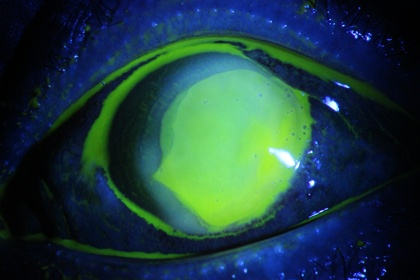
%> input picture pic/Input_sample.jpg, 420 x 280 px, shrunk from 2592 x 1728 before the run
$ octave EMAlgo.m   (GNU Octave 9; MATLAB toolbox functions it lacks are replaced by stand-ins)
%> lines starting %> are read from the running program, lines starting %| are printed output that depends on the picture
% function EMAlgo(K, epsilon, X)
fig = double(imread('./pic/Input_sample.jpg'));%读取图片
c1 = fig(:,:,1);
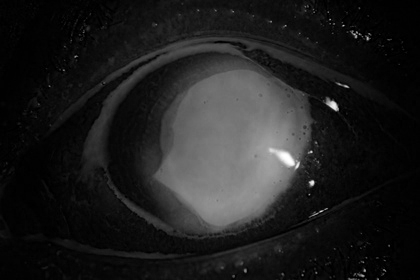
%> c1: size 280x420 double; min 0, max 255, mean 31
c2 = fig(:,:,2);
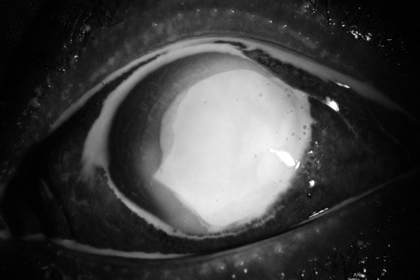
%> c2: size 280x420 double; min 0, max 255, mean 62.5
c3 = fig(:,:,3);
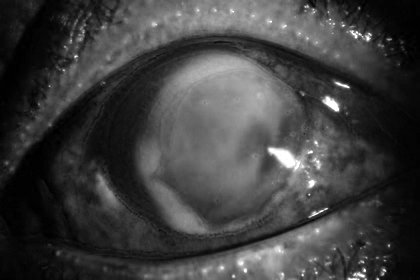
%> c3: size 280x420 double; min 0, max 255, mean 63
X = [c1(:),c2(:),c3(:)]; %X变量中，每一行是一个像素
K =2;
epsilon = 1e-5;

% 以下代码根据Automatic Corneal Ulcer Segmentation Combining Gaussian Mixture
% Modeling and Otsu Method中的伪代码改写

% Initialization
[N, dim] = size(X);% N个dim维度的像素
%> N = 117600; dim = 3
t = 0; %迭代次数

% tau, mu,sigma为待估计的参数，这里我用了多维矩阵存储，相比struct,cell要节省资源
tau = 1/K * ones(1,K);% Mixing coefficient
mu = randi(255,dim,K) .* ones(dim, K);% 初始化mu
sigma = zeros(dim, dim, K);
for i = 1:K
    sigma(:,:,i) = 100 * eye(dim,dim);%初始化sigma
end

rnk = 0.5 * ones(N, K); %初始化后验概率（posterior probability）
% 多变量高斯函数,这里用了一个内联函数
guass_fun = @(x, mu, sigma) exp(-1/2 * (x-mu).*(inv(sigma)*(x-mu)')')/sqrt((2*pi)^size(x,2)*det(sigma));
%当前对数似然函数值，LogLikelihood函数定义在文档最下面
llh = LogLikelihood(X, tau, mu, sigma, guass_fun);
%> in LogLikelihood, `result = sum(log(p));`: result = [-3607978.9 -2450278.8]
%> llh = [-3607978.9 -2450278.8]

while true
    t = t + 1;
    % E step
    for class = 1:K
        rnk(:, class) = sum(guass_fun(X, mu(:, class)', sigma(:, :, class)),2);
    end
    rnk = (rnk.*tau)./sum(rnk.*tau, 2);


    % M step
    for class = 1:K
        mu(:,class) = (sum(rnk(:, class).*X, 1)./sum(rnk(:, class)))';
        zeroMean = (X-mu(:,class)');
        sigma(:,:,class) = (zeroMean' * (zeroMean .* rnk(:,class)))./sum(rnk(:,class));
    end
    tau = sum(rnk)./N;

    % 打印结果
    disp(['+++++++++++ iteration ',num2str(t),'++++++++++++'])
    disp(['tau: ', num2str(tau)])
    disp('mu: ')
    disp(num2str(mu))
    disp('sigma: ')
    disp(num2str(sigma))

    % 退出循环条件
    llh_new = LogLikelihood(X, tau, mu, sigma, guass_fun);
    if (llh_new - llh)<=epsilon %当似然函数不再有提升时，退出
        break;
    end
    llh = llh_new;

    if(t>100)% 或者当迭代次数超过上限时，退出
        break
    end

end
%> this loop made 101 passes
%> (tau, llh_new, llh) on passes 2 to 13: ([0.327 0.673], [Inf -1402522.3], [Inf -1402522.3]), ([NaN 0.172], [NaN Inf], [NaN Inf]), ([NaN NaN], [NaN NaN], [NaN NaN]), ([NaN NaN], [NaN NaN], [NaN NaN]), ([NaN NaN], [NaN NaN], [NaN NaN]), ([NaN NaN], [NaN NaN], [NaN NaN]), ([NaN NaN], [NaN NaN], [NaN NaN]), ([NaN NaN], [NaN NaN], [NaN NaN]), ([NaN NaN], [NaN NaN], [NaN NaN]), ([NaN NaN], [NaN NaN], [NaN NaN]), ([NaN NaN], [NaN NaN], [NaN NaN]), ([NaN NaN], [NaN NaN], [NaN NaN])
%> (tau, llh) on pass 1: ([0.224 0.776], [-1443547 -1192004.6])
%> (printed output is left out)
%> after the loop, mu = [NaN NaN; NaN NaN; NaN NaN]; t = 101

% TODO: 测试分割效果

% end

%% 最大似然函数
function result = LogLikelihood(X, tau, mu, sigma, fcnHandle)
% 该函数用来计算log-likelihood given in Eq. (4)。
% 传入的fcnHandle是多变量高斯函数
    k = length(tau);% 有多少类
    [n, ~] = size(X);
    p = zeros(n, k);% 每一个像素点的概率
    for j = 1:k
        p(:,j) = sum(tau(j) * fcnHandle(X, mu(:,j)', sigma(:,:,j)), 2);
    end
    result = sum(log(p));
end

$ run again, with pic/077.jpg copied over pic/Input_sample.jpg
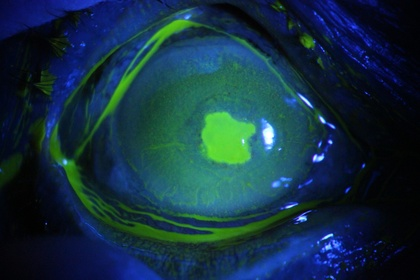
%> input picture pic/077.jpg, 420 x 280 px, shrunk from 2592 x 1728 before the run
%> `c2 = fig(:,:,2);`:
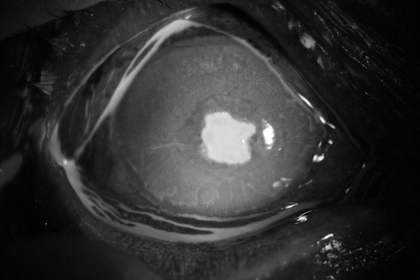
%> c2: size 280x420 double; min 0, max 255, mean 48.8
%> `c3 = fig(:,:,3);`:
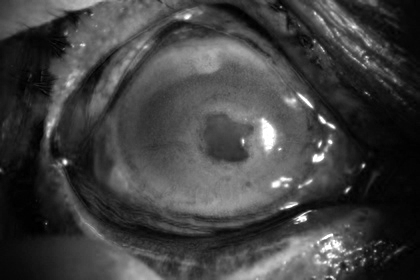
%> c3: size 280x420 double; min 0, max 255, mean 64.9
%> result = [-3442368.4 -2332065.2]
%> the loop `while true` made 101 passes
%> (tau, llh_new, llh) on passes 2 to 9: ([0.126 0.874], [Inf -1317049.4], [Inf -1317049.4]), ([NaN 0.471], [NaN Inf], [NaN Inf]), ([NaN NaN], [NaN NaN], [NaN NaN]), ([NaN NaN], [NaN NaN], [NaN NaN]), ([NaN NaN], [NaN NaN], [NaN NaN]), ([NaN NaN], [NaN NaN], [NaN NaN]), ([NaN NaN], [NaN NaN], [NaN NaN]), ([NaN NaN], [NaN NaN], [NaN NaN])
%> (printed output is left out)
%> after the loop `while true`: mu = [NaN NaN; NaN NaN; NaN NaN]; t = 101

$ run again, with pic/079.jpg copied over pic/Input_sample.jpg
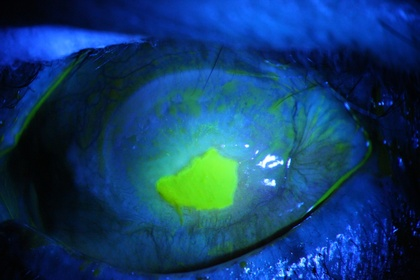
%> input picture pic/079.jpg, 420 x 280 px, shrunk from 2592 x 1728 before the run
%> `c2 = fig(:,:,2);`:
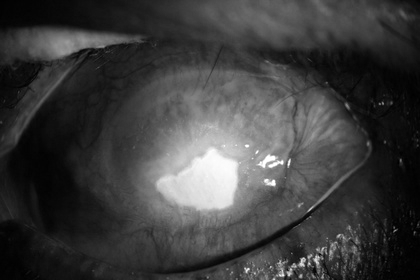
%> c2: size 280x420 double; min 0, max 255, mean 62.1
%> `c3 = fig(:,:,3);`:
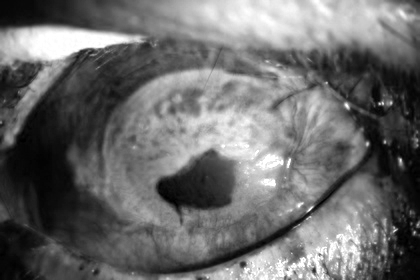
%> c3: size 280x420 double; min 0, max 255, mean 107.5
%> result = [-3305639 -2251488.6]
%> the loop `while true` made 101 passes
%> (tau, llh) on passes 1 to 8: ([0.241 0.759], [-1558973.6 -1356618]), ([0.205 0.795], [-1347699.2 -1415468.3]), ([0.401 0.599], [-1569908.2 -1122514.3]), ([0.115 0.885], [-1323767.3 -1392411.9]), ([0.299 0.701], [-1631126.3 -1065849]), ([0.06 0.94], [-1416109 -1383577.3]), ([0.199 0.801], [-1709083.8 -1075835.6]), ([0.0302 0.97], [-1519609.5 -1379830.5])
%> (printed output is left out)
%> after the loop `while true`: mu = [56.64 12.56; 133 50.76; 150.8 100.6]; t = 101
